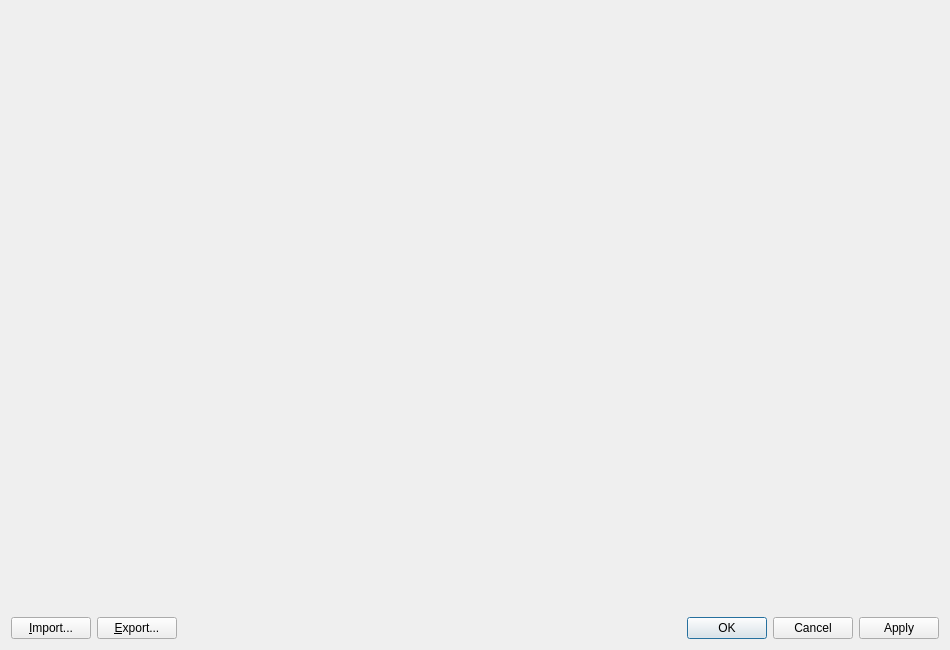
<?xml version="1.0" encoding="UTF-8"?>
<ui version="4.0">
 <class>ColorMapSettingEditDialog</class>
 <widget class="QDialog" name="ColorMapSettingEditDialog">
  <property name="geometry">
   <rect>
    <x>0</x>
    <y>0</y>
    <width>950</width>
    <height>650</height>
   </rect>
  </property>
  <property name="windowTitle">
   <string>Colormap Setting</string>
  </property>
  <layout class="QVBoxLayout" name="verticalLayout" stretch="1,0">
   <item>
    <widget class="QWidgetContainer" name="widgetContainer" native="true"/>
   </item>
   <item>
    <layout class="QHBoxLayout" name="horizontalLayout">
     <item>
      <widget class="QPushButton" name="importButton">
       <property name="text">
        <string>&amp;Import...</string>
       </property>
      </widget>
     </item>
     <item>
      <widget class="QPushButton" name="exportButton">
       <property name="text">
        <string>&amp;Export...</string>
       </property>
      </widget>
     </item>
     <item>
      <spacer name="horizontalSpacer">
       <property name="orientation">
        <enum>Qt::Horizontal</enum>
       </property>
       <property name="sizeHint" stdset="0">
        <size>
         <width>40</width>
         <height>20</height>
        </size>
       </property>
      </spacer>
     </item>
     <item>
      <widget class="QDialogButtonBox" name="buttonBox">
       <property name="orientation">
        <enum>Qt::Horizontal</enum>
       </property>
       <property name="standardButtons">
        <set>QDialogButtonBox::Apply|QDialogButtonBox::Cancel|QDialogButtonBox::Ok</set>
       </property>
      </widget>
     </item>
    </layout>
   </item>
  </layout>
 </widget>
 <customwidgets>
  <customwidget>
   <class>QWidgetContainer</class>
   <extends>QWidget</extends>
   <header>misc/qwidgetcontainer.h</header>
   <container>1</container>
  </customwidget>
 </customwidgets>
 <resources/>
 <connections>
  <connection>
   <sender>buttonBox</sender>
   <signal>accepted()</signal>
   <receiver>ColorMapSettingEditDialog</receiver>
   <slot>accept()</slot>
   <hints>
    <hint type="sourcelabel">
     <x>257</x>
     <y>547</y>
    </hint>
    <hint type="destinationlabel">
     <x>157</x>
     <y>63</y>
    </hint>
   </hints>
  </connection>
  <connection>
   <sender>buttonBox</sender>
   <signal>rejected()</signal>
   <receiver>ColorMapSettingEditDialog</receiver>
   <slot>reject()</slot>
   <hints>
    <hint type="sourcelabel">
     <x>275</x>
     <y>547</y>
    </hint>
    <hint type="destinationlabel">
     <x>284</x>
     <y>63</y>
    </hint>
   </hints>
  </connection>
 </connections>
</ui>
